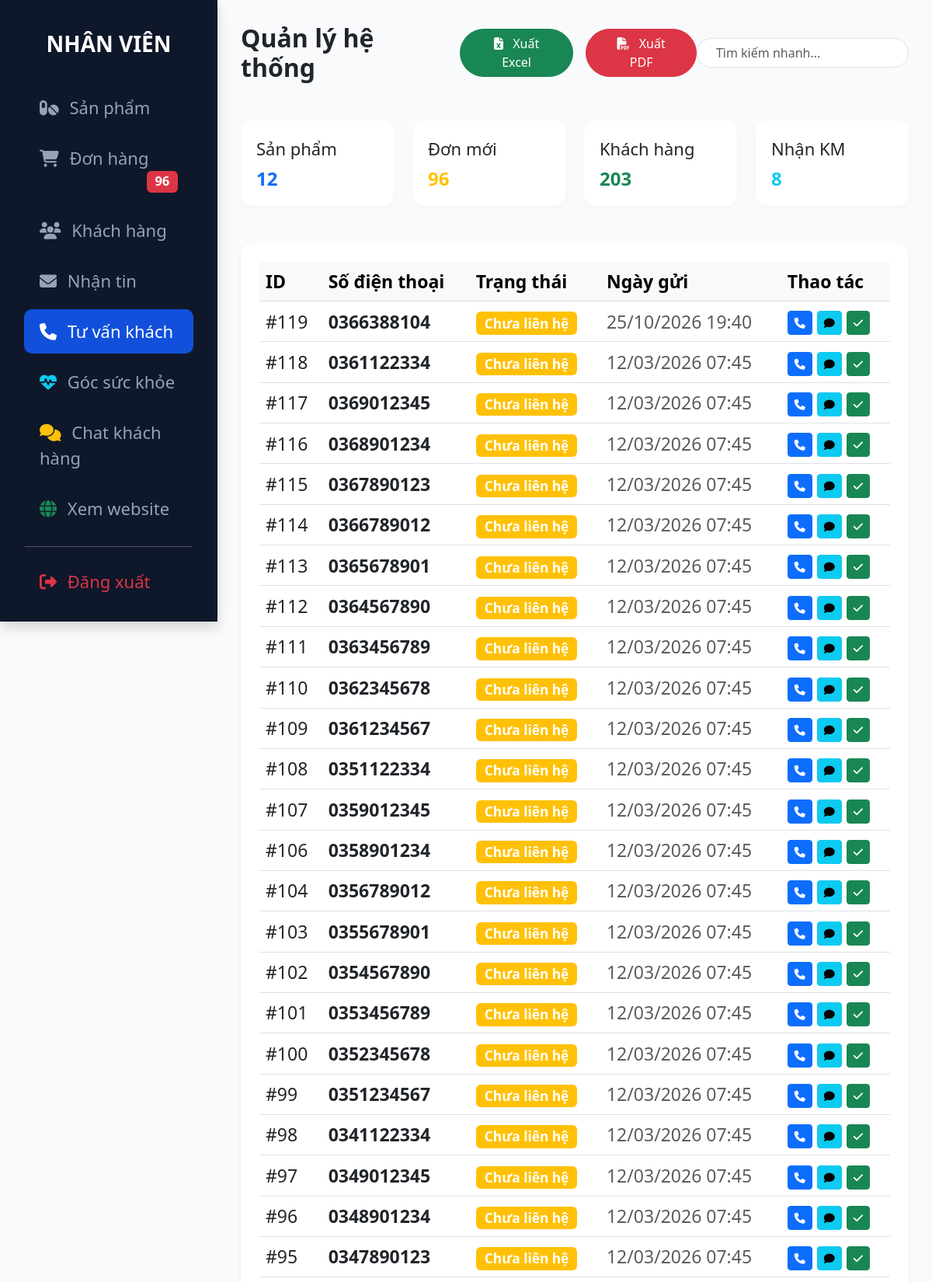
Page /staff_dashboard.php?view=consult (upper part) on the committed database.
### tables this page shows
CREATE TABLE `consult_requests` (
  `id` int(11) NOT NULL,
  `phone` varchar(20) NOT NULL,
  `created_at` timestamp NOT NULL DEFAULT current_timestamp(),
  `status` varchar(20) DEFAULT 'Chưa liên hệ'
);

### staff_dashboard.php (the view, shortened to what this page needs)
<?php
require_once 'config/db.php';
$view = $_GET['view'] ?? 'products';
$search = trim($_GET['search'] ?? '');
$searchParam = "%$search%";
$totalP = ($res = $conn->query("SELECT COUNT(*) as total FROM products")) ? $res->fetch_assoc()['total'] : 0;
$totalO = ($res = $conn->query("SELECT COUNT(*) as total FROM orders WHERE status != 'Đã duyệt'")) ? $res->fetch_assoc()['total'] : 0;
$totalC = ($res = $conn->query("SELECT COUNT(DISTINCT phone) as total FROM orders")) ? $res->fetch_assoc()['total'] : 0;
$totalN = ($res = $conn->query("SELECT COUNT(*) as total FROM newsletter")) ? $res->fetch_assoc()['total'] : 0;
if ($view == 'orders') {
    $sql = "SELECT * FROM orders
            WHERE fullname LIKE ? OR phone LIKE ?
            ORDER BY id DESC";
    $stmt = $conn->prepare($sql);
    $stmt->bind_param("ss", $searchParam, $searchParam);
}
elseif ($view == 'consult') {
$sql = "SELECT * FROM consult_requests ORDER BY id DESC";
$stmt = $conn->prepare($sql);
}
elseif ($view == 'newsletter') {
    $sql = "SELECT * FROM newsletter ORDER BY id DESC";
    $stmt = $conn->prepare($sql);
}
else {
    $sql = "SELECT * FROM products
            WHERE name LIKE ? OR category LIKE ?
            ORDER BY id DESC";
    $stmt = $conn->prepare($sql);
    $stmt->bind_param("ss", $searchParam, $searchParam);
}
$stmt->execute();
$data = $stmt->get_result();
?>
<!DOCTYPE html>
<html lang="vi">
<head>
    <link href="https://cdn.jsdelivr.net/npm/bootstrap@5.3.0/dist/css/bootstrap.min.css" rel="stylesheet">
    <link rel="stylesheet" href="https://cdnjs.cloudflare.com/ajax/libs/font-awesome/6.4.0/css/all.min.css">
    <link rel="stylesheet" href="css/staff_dashboard.css?v=<?php echo time(); ?>">
</head>
<body>
<div class="sidebar shadow p-3">
    <h3 class="fw-bold text-center py-4 text-white">NHÂN VIÊN</h3>
    <div class="nav flex-column mt-2">
        <a href="?view=products" class="nav-link <?= $view=='products'?'active':'' ?>"><i class="fas fa-pills me-2"></i> Sản phẩm</a>
        <a href="?view=orders" class="nav-link <?= $view=='orders'?'active':'' ?>"><i class="fas fa-shopping-cart me-2"></i> Đơn hàng
            <?php if($totalO > 0): ?><span class="badge bg-danger float-end"><?= $totalO ?></span><?php endif; ?>
        </a>
        <a href="?view=customers" class="nav-link <?= $view=='customers'?'active':'' ?>"><i class="fas fa-users me-2"></i> Khách hàng</a>
        <a href="?view=newsletter" class="nav-link <?= $view=='newsletter'?'active':'' ?>"><i class="fas fa-envelope me-2"></i> Nhận tin</a>
        <a href="?view=consult" class="nav-link <?= $view=='consult'?'active':'' ?>">
<i class="fas fa-phone me-2"></i> Tư vấn khách
</a>
        <a href="admin.gocsk.php" class="nav-link"><i class="fas fa-heartbeat me-2 text-info"></i> Góc sức khỏe</a>
        <a href="?view=chat" class="nav-link <?= $view==='chat'?'active':'' ?>"><i class="fas fa-comments me-2 text-warning"></i> Chat khách hàng</a>
        <a href="index.php" target="_blank" class="nav-link">
    <i class="fas fa-globe me-2 text-success"></i> Xem website
</a>
        <hr class="mx-3 opacity-25">
        <a href="logout.php" class="nav-link text-danger mt-auto"><i class="fas fa-sign-out-alt me-2"></i> Đăng xuất</a>
    </div>
</div>
<div class="main-content">
   <div class="d-flex justify-content-between align-items-center mb-5">
<div class="d-flex align-items-center gap-3">
<h2 class="fw-bold mb-0">Quản lý hệ thống</h2>
<a href="export_excel.php?view=<?= $view ?>"
class="btn btn-success rounded-pill px-4">
<i class="fas fa-file-excel me-2"></i>
Xuất Excel
</a>
<a href="export_pdf.php?view=<?= $view ?>"
class="btn btn-danger rounded-pill px-4">
<i class="fas fa-file-pdf me-2"></i>
Xuất PDF
</a>
        </div>
        <form action="" method="GET" class="d-flex gap-2">
            <input type="text" name="search" class="form-control rounded-pill px-4" placeholder="Tìm kiếm nhanh..." value="<?= $search ?>">
        </form>
    </div>
    <div class="row g-4 mb-5">
        <div class="col-md-3"><div class="stat-card">Sản phẩm<h4 class="fw-bold text-primary mb-0 mt-2"><?= $totalP ?></h4></div></div>
        <div class="col-md-3"><div class="stat-card">Đơn mới<h4 class="fw-bold text-warning mb-0 mt-2"><?= $totalO ?></h4></div></div>
        <div class="col-md-3"><div class="stat-card">Khách hàng<h4 class="fw-bold text-success mb-0 mt-2"><?= $totalC ?></h4></div></div>
        <div class="col-md-3"><div class="stat-card">Nhận KM<h4 class="fw-bold text-info mb-0 mt-2"><?= $totalN ?></h4></div></div>
    </div>
    <div class="bg-white p-4 rounded-4 shadow-sm border-0">
        <?php if ($view === 'chat'): ?>
            <div class="d-flex flex-wrap justify-content-between align-items-center gap-2 mb-3">
                <div><h3 class="mb-1">Hộp thư tư vấn trực tuyến</h3>
                <div class="small text-secondary">Tiếp nhận và trả lời tin nhắn của khách hàng</div></div>
                <button class="btn btn-outline-primary btn-sm" id="refreshList">Làm mới hội thoại</button>
            </div>
            <div class="chat-layout">
                <section class="pane">
                    <div class="pane-head"><strong>Hội thoại</strong></div>
                    <div id="conversationList" class="conversation-list"><div class="empty">Đang tải hội thoại…</div></div>
                </section>
                <section class="pane">
                    <div class="pane-head d-flex flex-wrap align-items-center justify-content-between gap-2">
                        <div><strong id="activeTitle">Chọn hội thoại</strong>
                        <div id="activeMeta" class="small text-secondary">Tin nhắn mới sẽ xuất hiện tự động</div></div>
                        <div class="d-flex flex-wrap gap-2">
                            <button class="btn btn-sm btn-success" id="takeOver" disabled>Nhân viên tiếp nhận</button>
                            <button class="btn btn-sm btn-outline-primary" id="returnBot" disabled>Trả lại AI</button>
                            <button class="btn btn-sm btn-outline-danger" id="closeChat" disabled>Đóng</button>
                        </div>
                    </div>
                    <div id="messages" class="chat-messages"><div class="empty">Chọn một hội thoại ở bên trái để xem tin nhắn.</div></div>
                    <form id="replyForm" class="chat-compose">
                        <input id="replyInput" class="form-control" maxlength="3000" placeholder="Nhập phản hồi của nhân viên…" disabled>
                        <button class="btn btn-primary" id="sendReply" disabled>Gửi</button>
                    </form>
                </section>
            </div>
            <div id="statusMsg" class="small text-secondary mt-2">Cập nhật tự động mỗi vài giây.</div>
        <?php else: ?>
<div class="table-responsive">
<table class="table table-hover align-middle">
<thead class="table-light">
<?php if($view == 'customers'): ?>
<tr>
<th>Rank</th>
<th>Tên khách</th>
<th>SĐT</th>
<th>Địa chỉ</th>
<th>Số đơn</th>
<th>Tổng chi</th>
<th>Đơn cuối</th>
<th>Xóa</th>
</tr>
<?php elseif($view == 'orders'): ?>
<tr><th>Mã</th><th>Khách hàng</th><th>SĐT</th><th>Trạng thái</th><th>Thao tác</th></tr>
<?php elseif($view == 'consult'): ?>
<tr>
<th>ID</th>
<th>Số điện thoại</th>
<th>Trạng thái</th>
<th>Ngày gửi</th>
<th>Thao tác</th>
</tr>
<?php else: ?>
<tr><th>Ảnh</th><th>Tên thuốc</th><th>Danh mục</th><th>Giá bán</th><th>Thao tác</th></tr>
<?php endif; ?>
</thead>
<tbody>
<?php while($row = $data->fetch_assoc()): ?>
<?php if($view == 'customers'): ?>
<?php
$spent = $row['total_spent'] ?? 0;
$rank = '<span class="badge bg-secondary">🥉 Đồng</span>';
if($spent >= 10000000){
$rank = '<span class="badge bg-dark">💎 Kim cương</span>';
}
elseif($spent >= 5000000){
$rank = '<span class="badge bg-warning text-dark">🥇 Vàng</span>';
}
elseif($spent >= 2000000){
$rank = '<span class="badge bg-info text-dark">🥈 Bạc</span>';
}
?>
<tr>
<td><?= $rank ?></td>
<td><strong><?= htmlspecialchars($row['fullname']) ?></strong></td>
<td><?= $row['phone'] ?></td>
<td><?= $row['address'] ?></td>
<td>
<span class="badge bg-secondary">
<?= $row['total_orders'] ?> đơn
</span>
</td>
<td class="text-success fw-bold">
<?= number_format($spent) ?>đ
</td>
<td class="small text-muted">
<?= $row['last_order'] ? date('d/m/Y', strtotime($row['last_order'])) : '-' ?>
</td>
<td>
<a href="?view=customers&delete_customer=<?= $row['phone'] ?>"
class="btn btn-sm btn-outline-danger"
onclick="return confirm('Xóa toàn bộ đơn của khách này?')">
<i class="fas fa-trash"></i>
</a>
</td>
</tr>
<?php elseif($view == 'consult'): ?>
<tr>
<td>#<?= $row['id'] ?></td>
<td class="fw-bold">
<?= $row['phone'] ?>
</td>
<td>
<?php
$status = $row['status'] ?? 'Chưa liên hệ';
$badge = "bg-warning";
$text = "Chưa liên hệ";
?>
<span class="badge <?= $badge ?>">
<?= $text ?>
</span>
</td>
<td class="small text-muted">
<?= date('d/m/Y H:i', strtotime($row['created_at'])) ?>
</td>
<td>
<a href="tel:<?= $row['phone'] ?>"
class="btn btn-sm btn-primary">
<i class="fas fa-phone"></i>
</a>
<a href="https://zalo.me/<?= $row['phone'] ?>"
target="_blank"
class="btn btn-sm btn-info">
<i class="fas fa-comment"></i>
</a>
<?php if($status != "Đã liên hệ"): ?>
<a href="?view=consult&approve_consult=<?= $row['id'] ?>"
class="btn btn-sm btn-success">
<i class="fas fa-check"></i>
</a>
<?php endif; ?>
</td>
</tr>
<?php endif; ?>
<?php endwhile; ?>
</tbody>
</table>
</div>
        <?php endif; ?>
</div>
</div>
</body>
</html>

### staff_dashboard.css (style rules this page uses)
:root { --primary:#1250dc; --sidebar-bg:#0f172a; --bg-light:#f1f5f9; }
body { background:#f8fafc; font-family:'Segoe UI',Tahoma,Geneva,Verdana,sans-serif; overflow-x:hidden; font-size:22px; }
.sidebar { width:280px; height:100vh; background:var(--sidebar-bg); position:fixed; color:#fff; z-index:1000; }
.nav-link { color:#94a3b8; padding:12px 20px; transition:0.3s; border-radius:10px; margin:4px 15px; }
.nav-link:hover, .nav-link.active { color:#fff; background:var(--primary); }
.main-content { margin-left:280px; padding:30px; }
.stat-card { background:#fff; border-radius:15px; padding:20px; box-shadow:0 4px 6px rgba(0,0,0,0.02); }
.table { font-size:23px; }
.table th { font-size:23px; font-weight:700; }
.table td { font-size:23px; }

### rows in the picture
consult_requests: id "119", phone "0366388104", text "Chưa liên hệ", created_at "25/10/2026 19:40"
consult_requests: id "118", phone "0361122334", text "Chưa liên hệ", created_at "12/03/2026 07:45"
consult_requests: id "117", phone "0369012345", text "Chưa liên hệ", created_at "12/03/2026 07:45"
consult_requests: id "116", phone "0368901234", text "Chưa liên hệ", created_at "12/03/2026 07:45"
consult_requests: id "115", phone "0367890123", text "Chưa liên hệ", created_at "12/03/2026 07:45"
consult_requests: id "114", phone "0366789012", text "Chưa liên hệ", created_at "12/03/2026 07:45"
consult_requests: id "113", phone "0365678901", text "Chưa liên hệ", created_at "12/03/2026 07:45"
consult_requests: id "112", phone "0364567890", text "Chưa liên hệ", created_at "12/03/2026 07:45"
consult_requests: id "111", phone "0363456789", text "Chưa liên hệ", created_at "12/03/2026 07:45"
consult_requests: id "110", phone "0362345678", text "Chưa liên hệ", created_at "12/03/2026 07:45"
consult_requests: id "109", phone "0361234567", text "Chưa liên hệ", created_at "12/03/2026 07:45"
consult_requests: id "108", phone "0351122334", text "Chưa liên hệ", created_at "12/03/2026 07:45"
consult_requests: id "107", phone "0359012345", text "Chưa liên hệ", created_at "12/03/2026 07:45"
consult_requests: id "106", phone "0358901234", text "Chưa liên hệ", created_at "12/03/2026 07:45"
consult_requests: id "104", phone "0356789012", text "Chưa liên hệ", created_at "12/03/2026 07:45"
consult_requests: id "103", phone "0355678901", text "Chưa liên hệ", created_at "12/03/2026 07:45"
consult_requests: id "102", phone "0354567890", text "Chưa liên hệ", created_at "12/03/2026 07:45"
consult_requests: id "101", phone "0353456789", text "Chưa liên hệ", created_at "12/03/2026 07:45"
consult_requests: id "100", phone "0352345678", text "Chưa liên hệ", created_at "12/03/2026 07:45"
consult_requests: id "99", phone "0351234567", text "Chưa liên hệ", created_at "12/03/2026 07:45"
consult_requests: id "98", phone "0341122334", text "Chưa liên hệ", created_at "12/03/2026 07:45"
consult_requests: id "97", phone "0349012345", text "Chưa liên hệ", created_at "12/03/2026 07:45"
consult_requests: id "96", phone "0348901234", text "Chưa liên hệ", created_at "12/03/2026 07:45"
consult_requests: id "95", phone "0347890123", text "Chưa liên hệ", created_at "12/03/2026 07:45"

### other values in the picture
$totalO "96"
$totalP "12"
$totalC "203"
$totalN "8"
